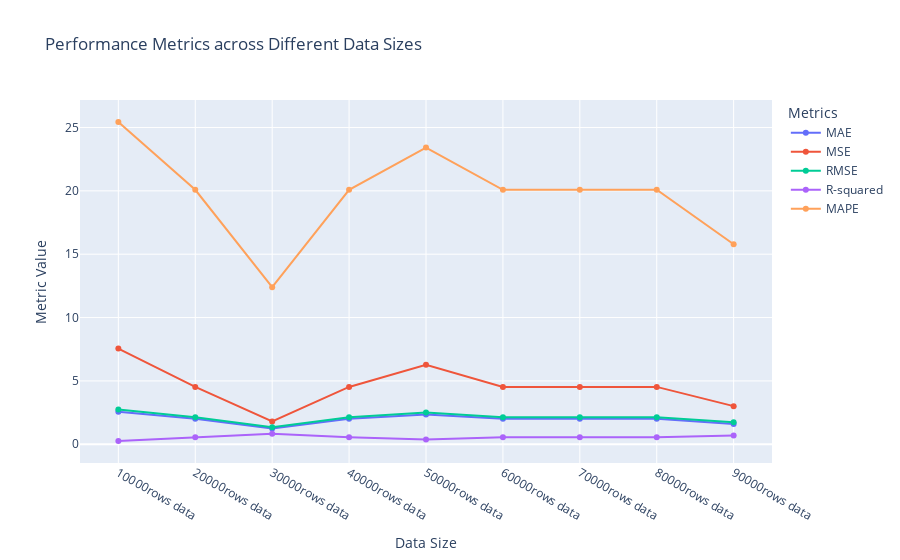

Notebook code cell kept with this figure:
### Markdown cell above
### GCKM Learning Curve Result

### Code cell
import plotly.graph_objects as go
fig = go.Figure()
fig.add_trace(go.Scatter(x=learning_curve_results["Data Size"], y=learning_curve_results["MAE"], mode='lines+markers', name='MAE'))
fig.add_trace(go.Scatter(x=learning_curve_results["Data Size"], y=learning_curve_results["MSE"], mode='lines+markers', name='MSE'))
fig.add_trace(go.Scatter(x=learning_curve_results["Data Size"], y=learning_curve_results["RMSE"], mode='lines+markers', name='RMSE'))
fig.add_trace(go.Scatter(x=learning_curve_results["Data Size"], y=learning_curve_results["R-squared"], mode='lines+markers', name='R-squared'))
fig.add_trace(go.Scatter(x=learning_curve_results["Data Size"], y=learning_curve_results["MAPE"], mode='lines+markers', name='MAPE'))


# Update plot layout
fig.update_layout(title='Performance Metrics across Different Data Sizes',
                  xaxis_title='Data Size',
                  yaxis_title='Metric Value',
                  legend_title='Metrics')

# Show plot
fig.show()

### Figure 1 — Plotly figure (JSON) as saved in the notebook; plotly's stock layout.template omitted (floating-point values rounded to 4 significant figures)
{"data": [{"mode": "lines+markers", "name": "MAE", "type": "scatter", "x": ["10000rows data", "20000rows data", "30000rows data", "40000rows data", "50000rows data", "60000rows data", "70000rows data", "80000rows data", "90000rows data"], "y": [2.573, 2.009, 1.239, 2.009, 2.356, 2.009, 2.009, 2.009, 1.597]}, {"mode": "lines+markers", "name": "MSE", "type": "scatter", "x": ["10000rows data", "20000rows data", "30000rows data", "40000rows data", "50000rows data", "60000rows data", "70000rows data", "80000rows data", "90000rows data"], "y": [7.552, 4.528, 1.798, 4.526, 6.282, 4.527, 4.527, 4.528, 3.009]}, {"mode": "lines+markers", "name": "RMSE", "type": "scatter", "x": ["10000rows data", "20000rows data", "30000rows data", "40000rows data", "50000rows data", "60000rows data", "70000rows data", "80000rows data", "90000rows data"], "y": [2.748, 2.128, 1.341, 2.128, 2.506, 2.128, 2.128, 2.128, 1.735]}, {"mode": "lines+markers", "name": "R-squared", "type": "scatter", "x": ["10000rows data", "20000rows data", "30000rows data", "40000rows data", "50000rows data", "60000rows data", "70000rows data", "80000rows data", "90000rows data"], "y": [0.2509, 0.5508, 0.8216, 0.551, 0.3769, 0.551, 0.551, 0.5509, 0.7015]}, {"mode": "lines+markers", "name": "MAPE", "type": "scatter", "x": ["10000rows data", "20000rows data", "30000rows data", "40000rows data", "50000rows data", "60000rows data", "70000rows data", "80000rows data", "90000rows data"], "y": [25.44, 20.09, 12.4, 20.09, 23.41, 20.09, 20.09, 20.09, 15.78]}], "layout": {"legend": {"title": {"text": "Metrics"}}, "title": {"text": "Performance Metrics across Different Data Sizes"}, "xaxis": {"title": {"text": "Data Size"}}, "yaxis": {"title": {"text": "Metric Value"}}}}
